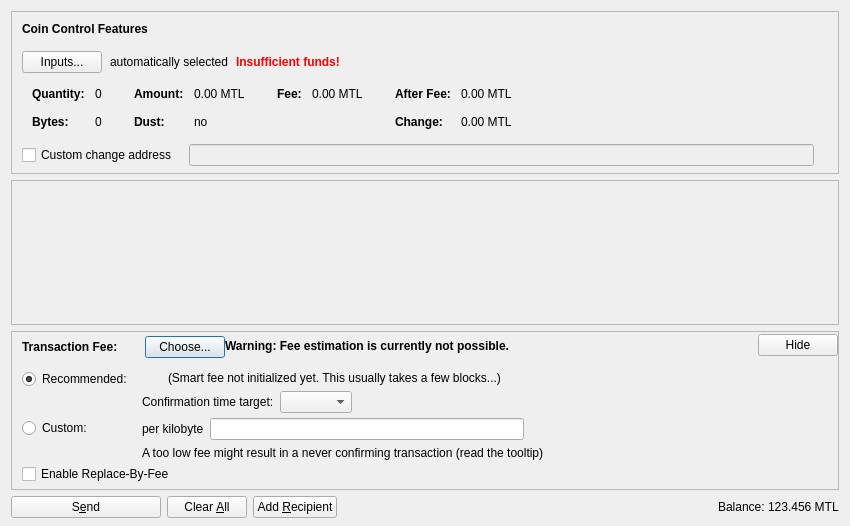
<?xml version="1.0" encoding="UTF-8"?>
<ui version="4.0">
 <class>SendCoinsDialog</class>
 <widget class="QDialog" name="SendCoinsDialog">
  <property name="geometry">
   <rect>
    <x>0</x>
    <y>0</y>
    <width>850</width>
    <height>526</height>
   </rect>
  </property>
  <property name="windowTitle">
   <string>Send Coins</string>
  </property>
  <layout class="QVBoxLayout" name="verticalLayout" stretch="0,1,0,0">
   <property name="bottomMargin">
    <number>8</number>
   </property>
   <item>
    <widget class="QFrame" name="frameCoinControl">
     <property name="sizePolicy">
      <sizepolicy hsizetype="Expanding" vsizetype="Expanding">
       <horstretch>0</horstretch>
       <verstretch>0</verstretch>
      </sizepolicy>
     </property>
     <property name="maximumSize">
      <size>
       <width>16777215</width>
       <height>16777215</height>
      </size>
     </property>
     <property name="frameShape">
      <enum>QFrame::StyledPanel</enum>
     </property>
     <property name="frameShadow">
      <enum>QFrame::Sunken</enum>
     </property>
     <layout class="QVBoxLayout" name="verticalLayoutCoinControl2">
      <property name="spacing">
       <number>0</number>
      </property>
      <property name="leftMargin">
       <number>0</number>
      </property>
      <property name="topMargin">
       <number>0</number>
      </property>
      <property name="rightMargin">
       <number>0</number>
      </property>
      <property name="bottomMargin">
       <number>6</number>
      </property>
      <item>
       <layout class="QVBoxLayout" name="verticalLayoutCoinControl" stretch="0,0,0,0,1">
        <property name="spacing">
         <number>0</number>
        </property>
        <property name="leftMargin">
         <number>10</number>
        </property>
        <property name="topMargin">
         <number>10</number>
        </property>
        <item>
         <layout class="QHBoxLayout" name="horizontalLayoutCoinControl1">
          <property name="bottomMargin">
           <number>15</number>
          </property>
          <item>
           <widget class="QLabel" name="labelCoinControlFeatures">
            <property name="sizePolicy">
             <sizepolicy hsizetype="Preferred" vsizetype="Maximum">
              <horstretch>0</horstretch>
              <verstretch>0</verstretch>
             </sizepolicy>
            </property>
            <property name="font">
             <font>
              <weight>75</weight>
              <bold>true</bold>
             </font>
            </property>
            <property name="styleSheet">
             <string notr="true">font-weight:bold;</string>
            </property>
            <property name="text">
             <string>Coin Control Features</string>
            </property>
           </widget>
          </item>
         </layout>
        </item>
        <item>
         <layout class="QHBoxLayout" name="horizontalLayoutCoinControl2" stretch="0,0,0,0">
          <property name="spacing">
           <number>8</number>
          </property>
          <property name="bottomMargin">
           <number>10</number>
          </property>
          <item>
           <widget class="QPushButton" name="pushButtonCoinControl">
            <property name="styleSheet">
             <string notr="true"/>
            </property>
            <property name="text">
             <string>Inputs...</string>
            </property>
            <property name="autoDefault">
             <bool>false</bool>
            </property>
           </widget>
          </item>
          <item>
           <widget class="QLabel" name="labelCoinControlAutomaticallySelected">
            <property name="text">
             <string>automatically selected</string>
            </property>
            <property name="margin">
             <number>5</number>
            </property>
           </widget>
          </item>
          <item>
           <widget class="QLabel" name="labelCoinControlInsuffFunds">
            <property name="font">
             <font>
              <weight>75</weight>
              <bold>true</bold>
             </font>
            </property>
            <property name="styleSheet">
             <string notr="true">color:red;font-weight:bold;</string>
            </property>
            <property name="text">
             <string>Insufficient funds!</string>
            </property>
            <property name="margin">
             <number>5</number>
            </property>
           </widget>
          </item>
          <item>
           <spacer name="horizontalSpacerCoinControl">
            <property name="orientation">
             <enum>Qt::Horizontal</enum>
            </property>
            <property name="sizeHint" stdset="0">
             <size>
              <width>40</width>
              <height>1</height>
             </size>
            </property>
           </spacer>
          </item>
         </layout>
        </item>
        <item>
         <widget class="QWidget" name="widgetCoinControl" native="true">
          <property name="sizePolicy">
           <sizepolicy hsizetype="Preferred" vsizetype="Preferred">
            <horstretch>0</horstretch>
            <verstretch>0</verstretch>
           </sizepolicy>
          </property>
          <property name="minimumSize">
           <size>
            <width>0</width>
            <height>0</height>
           </size>
          </property>
          <property name="styleSheet">
           <string notr="true"/>
          </property>
          <layout class="QHBoxLayout" name="horizontalLayoutCoinControl5">
           <property name="leftMargin">
            <number>0</number>
           </property>
           <property name="topMargin">
            <number>0</number>
           </property>
           <property name="rightMargin">
            <number>0</number>
           </property>
           <property name="bottomMargin">
            <number>0</number>
           </property>
           <item>
            <layout class="QHBoxLayout" name="horizontalLayoutCoinControl3" stretch="0,0,0,1">
             <property name="spacing">
              <number>20</number>
             </property>
             <property name="topMargin">
              <number>0</number>
             </property>
             <property name="bottomMargin">
              <number>10</number>
             </property>
             <item>
              <layout class="QFormLayout" name="formLayoutCoinControl1">
               <property name="horizontalSpacing">
                <number>10</number>
               </property>
               <property name="verticalSpacing">
                <number>14</number>
               </property>
               <property name="leftMargin">
                <number>10</number>
               </property>
               <property name="topMargin">
                <number>4</number>
               </property>
               <property name="rightMargin">
                <number>6</number>
               </property>
               <item row="0" column="0">
                <widget class="QLabel" name="labelCoinControlQuantityText">
                 <property name="font">
                  <font>
                   <weight>75</weight>
                   <bold>true</bold>
                  </font>
                 </property>
                 <property name="text">
                  <string>Quantity:</string>
                 </property>
                 <property name="margin">
                  <number>0</number>
                 </property>
                </widget>
               </item>
               <item row="0" column="1">
                <widget class="QLabel" name="labelCoinControlQuantity">
                 <property name="cursor">
                  <cursorShape>IBeamCursor</cursorShape>
                 </property>
                 <property name="contextMenuPolicy">
                  <enum>Qt::ActionsContextMenu</enum>
                 </property>
                 <property name="text">
                  <string notr="true">0</string>
                 </property>
                 <property name="margin">
                  <number>0</number>
                 </property>
                 <property name="textInteractionFlags">
                  <set>Qt::LinksAccessibleByMouse|Qt::TextSelectableByKeyboard|Qt::TextSelectableByMouse</set>
                 </property>
                </widget>
               </item>
               <item row="1" column="0">
                <widget class="QLabel" name="labelCoinControlBytesText">
                 <property name="font">
                  <font>
                   <weight>75</weight>
                   <bold>true</bold>
                  </font>
                 </property>
                 <property name="text">
                  <string>Bytes:</string>
                 </property>
                </widget>
               </item>
               <item row="1" column="1">
                <widget class="QLabel" name="labelCoinControlBytes">
                 <property name="cursor">
                  <cursorShape>IBeamCursor</cursorShape>
                 </property>
                 <property name="contextMenuPolicy">
                  <enum>Qt::ActionsContextMenu</enum>
                 </property>
                 <property name="text">
                  <string notr="true">0</string>
                 </property>
                 <property name="textInteractionFlags">
                  <set>Qt::LinksAccessibleByMouse|Qt::TextSelectableByKeyboard|Qt::TextSelectableByMouse</set>
                 </property>
                </widget>
               </item>
              </layout>
             </item>
             <item>
              <layout class="QFormLayout" name="formLayoutCoinControl2">
               <property name="horizontalSpacing">
                <number>10</number>
               </property>
               <property name="verticalSpacing">
                <number>14</number>
               </property>
               <property name="leftMargin">
                <number>6</number>
               </property>
               <property name="topMargin">
                <number>4</number>
               </property>
               <property name="rightMargin">
                <number>6</number>
               </property>
               <item row="0" column="0">
                <widget class="QLabel" name="labelCoinControlAmountText">
                 <property name="font">
                  <font>
                   <weight>75</weight>
                   <bold>true</bold>
                  </font>
                 </property>
                 <property name="text">
                  <string>Amount:</string>
                 </property>
                 <property name="margin">
                  <number>0</number>
                 </property>
                </widget>
               </item>
               <item row="0" column="1">
                <widget class="QLabel" name="labelCoinControlAmount">
                 <property name="cursor">
                  <cursorShape>IBeamCursor</cursorShape>
                 </property>
                 <property name="contextMenuPolicy">
                  <enum>Qt::ActionsContextMenu</enum>
                 </property>
                 <property name="text">
                  <string notr="true">0.00 MTL</string>
                 </property>
                 <property name="textInteractionFlags">
                  <set>Qt::LinksAccessibleByMouse|Qt::TextSelectableByKeyboard|Qt::TextSelectableByMouse</set>
                 </property>
                </widget>
               </item>
               <item row="1" column="0">
                <widget class="QLabel" name="labelCoinControlLowOutputText">
                 <property name="font">
                  <font>
                   <weight>75</weight>
                   <bold>true</bold>
                  </font>
                 </property>
                 <property name="text">
                  <string>Dust:</string>
                 </property>
                </widget>
               </item>
               <item row="1" column="1">
                <widget class="QLabel" name="labelCoinControlLowOutput">
                 <property name="cursor">
                  <cursorShape>IBeamCursor</cursorShape>
                 </property>
                 <property name="contextMenuPolicy">
                  <enum>Qt::ActionsContextMenu</enum>
                 </property>
                 <property name="text">
                  <string notr="true">no</string>
                 </property>
                 <property name="textInteractionFlags">
                  <set>Qt::LinksAccessibleByMouse|Qt::TextSelectableByKeyboard|Qt::TextSelectableByMouse</set>
                 </property>
                </widget>
               </item>
              </layout>
             </item>
             <item>
              <layout class="QFormLayout" name="formLayoutCoinControl3">
               <property name="horizontalSpacing">
                <number>10</number>
               </property>
               <property name="verticalSpacing">
                <number>14</number>
               </property>
               <property name="leftMargin">
                <number>6</number>
               </property>
               <property name="topMargin">
                <number>4</number>
               </property>
               <property name="rightMargin">
                <number>6</number>
               </property>
               <item row="0" column="0">
                <widget class="QLabel" name="labelCoinControlFeeText">
                 <property name="font">
                  <font>
                   <weight>75</weight>
                   <bold>true</bold>
                  </font>
                 </property>
                 <property name="text">
                  <string>Fee:</string>
                 </property>
                 <property name="margin">
                  <number>0</number>
                 </property>
                </widget>
               </item>
               <item row="0" column="1">
                <widget class="QLabel" name="labelCoinControlFee">
                 <property name="cursor">
                  <cursorShape>IBeamCursor</cursorShape>
                 </property>
                 <property name="contextMenuPolicy">
                  <enum>Qt::ActionsContextMenu</enum>
                 </property>
                 <property name="text">
                  <string notr="true">0.00 MTL</string>
                 </property>
                 <property name="textInteractionFlags">
                  <set>Qt::LinksAccessibleByMouse|Qt::TextSelectableByKeyboard|Qt::TextSelectableByMouse</set>
                 </property>
                </widget>
               </item>
              </layout>
             </item>
             <item>
              <layout class="QFormLayout" name="formLayoutCoinControl4">
               <property name="horizontalSpacing">
                <number>10</number>
               </property>
               <property name="verticalSpacing">
                <number>14</number>
               </property>
               <property name="leftMargin">
                <number>6</number>
               </property>
               <property name="topMargin">
                <number>4</number>
               </property>
               <property name="rightMargin">
                <number>6</number>
               </property>
               <item row="0" column="0">
                <widget class="QLabel" name="labelCoinControlAfterFeeText">
                 <property name="font">
                  <font>
                   <weight>75</weight>
                   <bold>true</bold>
                  </font>
                 </property>
                 <property name="text">
                  <string>After Fee:</string>
                 </property>
                 <property name="margin">
                  <number>0</number>
                 </property>
                </widget>
               </item>
               <item row="0" column="1">
                <widget class="QLabel" name="labelCoinControlAfterFee">
                 <property name="cursor">
                  <cursorShape>IBeamCursor</cursorShape>
                 </property>
                 <property name="contextMenuPolicy">
                  <enum>Qt::ActionsContextMenu</enum>
                 </property>
                 <property name="text">
                  <string notr="true">0.00 MTL</string>
                 </property>
                 <property name="textInteractionFlags">
                  <set>Qt::LinksAccessibleByMouse|Qt::TextSelectableByKeyboard|Qt::TextSelectableByMouse</set>
                 </property>
                </widget>
               </item>
               <item row="1" column="0">
                <widget class="QLabel" name="labelCoinControlChangeText">
                 <property name="font">
                  <font>
                   <weight>75</weight>
                   <bold>true</bold>
                  </font>
                 </property>
                 <property name="text">
                  <string>Change:</string>
                 </property>
                </widget>
               </item>
               <item row="1" column="1">
                <widget class="QLabel" name="labelCoinControlChange">
                 <property name="cursor">
                  <cursorShape>IBeamCursor</cursorShape>
                 </property>
                 <property name="contextMenuPolicy">
                  <enum>Qt::ActionsContextMenu</enum>
                 </property>
                 <property name="text">
                  <string notr="true">0.00 MTL</string>
                 </property>
                 <property name="textInteractionFlags">
                  <set>Qt::LinksAccessibleByMouse|Qt::TextSelectableByKeyboard|Qt::TextSelectableByMouse</set>
                 </property>
                </widget>
               </item>
              </layout>
             </item>
            </layout>
           </item>
          </layout>
         </widget>
        </item>
        <item>
         <layout class="QHBoxLayout" name="horizontalLayoutCoinControl4" stretch="0,0,0">
          <property name="spacing">
           <number>12</number>
          </property>
          <property name="sizeConstraint">
           <enum>QLayout::SetDefaultConstraint</enum>
          </property>
          <property name="topMargin">
           <number>5</number>
          </property>
          <property name="rightMargin">
           <number>5</number>
          </property>
          <item>
           <widget class="QCheckBox" name="checkBoxCoinControlChange">
            <property name="toolTip">
             <string>If this is activated, but the change address is empty or invalid, change will be sent to a newly generated address.</string>
            </property>
            <property name="text">
             <string>Custom change address</string>
            </property>
           </widget>
          </item>
          <item>
           <widget class="QValidatedLineEdit" name="lineEditCoinControlChange">
            <property name="enabled">
             <bool>false</bool>
            </property>
            <property name="sizePolicy">
             <sizepolicy hsizetype="Expanding" vsizetype="Fixed">
              <horstretch>0</horstretch>
              <verstretch>0</verstretch>
             </sizepolicy>
            </property>
           </widget>
          </item>
          <item>
           <widget class="QLabel" name="labelCoinControlChangeLabel">
            <property name="sizePolicy">
             <sizepolicy hsizetype="Preferred" vsizetype="Expanding">
              <horstretch>0</horstretch>
              <verstretch>0</verstretch>
             </sizepolicy>
            </property>
            <property name="minimumSize">
             <size>
              <width>0</width>
              <height>0</height>
             </size>
            </property>
            <property name="text">
             <string/>
            </property>
            <property name="margin">
             <number>3</number>
            </property>
           </widget>
          </item>
         </layout>
        </item>
        <item>
         <spacer name="verticalSpacerCoinControl">
          <property name="orientation">
           <enum>Qt::Vertical</enum>
          </property>
          <property name="sizeHint" stdset="0">
           <size>
            <width>800</width>
            <height>1</height>
           </size>
          </property>
         </spacer>
        </item>
       </layout>
      </item>
     </layout>
    </widget>
   </item>
   <item>
    <widget class="QScrollArea" name="scrollArea">
     <property name="widgetResizable">
      <bool>true</bool>
     </property>
     <widget class="QWidget" name="scrollAreaWidgetContents">
      <property name="geometry">
       <rect>
        <x>0</x>
        <y>0</y>
        <width>830</width>
        <height>104</height>
       </rect>
      </property>
      <layout class="QVBoxLayout" name="verticalLayout_2" stretch="0,1">
       <property name="leftMargin">
        <number>0</number>
       </property>
       <property name="topMargin">
        <number>0</number>
       </property>
       <property name="rightMargin">
        <number>0</number>
       </property>
       <property name="bottomMargin">
        <number>0</number>
       </property>
       <item>
        <layout class="QVBoxLayout" name="entries">
         <property name="spacing">
          <number>6</number>
         </property>
        </layout>
       </item>
       <item>
        <spacer name="verticalSpacer">
         <property name="orientation">
          <enum>Qt::Vertical</enum>
         </property>
         <property name="sizeHint" stdset="0">
          <size>
           <width>20</width>
           <height>40</height>
          </size>
         </property>
        </spacer>
       </item>
      </layout>
     </widget>
    </widget>
   </item>
   <item>
    <widget class="QFrame" name="frameFee">
     <property name="sizePolicy">
      <sizepolicy hsizetype="Expanding" vsizetype="Expanding">
       <horstretch>0</horstretch>
       <verstretch>0</verstretch>
      </sizepolicy>
     </property>
     <property name="maximumSize">
      <size>
       <width>16777215</width>
       <height>16777215</height>
      </size>
     </property>
     <property name="frameShape">
      <enum>QFrame::StyledPanel</enum>
     </property>
     <property name="frameShadow">
      <enum>QFrame::Sunken</enum>
     </property>
     <layout class="QVBoxLayout" name="verticalLayoutFee1">
      <property name="spacing">
       <number>0</number>
      </property>
      <property name="leftMargin">
       <number>0</number>
      </property>
      <property name="topMargin">
       <number>0</number>
      </property>
      <property name="rightMargin">
       <number>0</number>
      </property>
      <property name="bottomMargin">
       <number>0</number>
      </property>
      <item>
       <layout class="QVBoxLayout" name="verticalLayoutFee2" stretch="0,0,0">
        <property name="spacing">
         <number>0</number>
        </property>
        <property name="leftMargin">
         <number>10</number>
        </property>
        <property name="topMargin">
         <number>0</number>
        </property>
        <item>
         <layout class="QHBoxLayout" name="horizontalLayoutFee1">
          <property name="bottomMargin">
           <number>0</number>
          </property>
          <item>
           <layout class="QVBoxLayout" name="verticalLayoutFee7">
            <property name="spacing">
             <number>0</number>
            </property>
            <item>
             <spacer name="verticalSpacerSmartFee">
              <property name="orientation">
               <enum>Qt::Vertical</enum>
              </property>
              <property name="sizeType">
               <enum>QSizePolicy::Fixed</enum>
              </property>
              <property name="sizeHint" stdset="0">
               <size>
                <width>1</width>
                <height>4</height>
               </size>
              </property>
             </spacer>
            </item>
            <item>
             <layout class="QHBoxLayout" name="horizontalLayoutSmartFee">
              <property name="spacing">
               <number>10</number>
              </property>
              <item>
               <widget class="QLabel" name="labelFeeHeadline">
                <property name="sizePolicy">
                 <sizepolicy hsizetype="Preferred" vsizetype="Maximum">
                  <horstretch>0</horstretch>
                  <verstretch>0</verstretch>
                 </sizepolicy>
                </property>
                <property name="font">
                 <font>
                  <weight>75</weight>
                  <bold>true</bold>
                 </font>
                </property>
                <property name="styleSheet">
                 <string notr="true">font-weight:bold;</string>
                </property>
                <property name="text">
                 <string>Transaction Fee:</string>
                </property>
               </widget>
              </item>
              <item>
               <widget class="QLabel" name="labelFeeMinimized">
                <property name="text">
                 <string/>
                </property>
               </widget>
              </item>
              <item>
               <widget class="QPushButton" name="buttonChooseFee">
                <property name="text">
                 <string>Choose...</string>
                </property>
               </widget>
              </item>
             </layout>
            </item>
            <item>
             <spacer name="verticalSpacer_5">
              <property name="orientation">
               <enum>Qt::Vertical</enum>
              </property>
              <property name="sizeHint" stdset="0">
               <size>
                <width>1</width>
                <height>1</height>
               </size>
              </property>
             </spacer>
            </item>
           </layout>
          </item>
          <item>
           <widget class="QLabel" name="fallbackFeeWarningLabel">
            <property name="toolTip">
             <string>Using the fallbackfee can result in sending a transaction that will take several hours or days (or never) to confirm. Consider choosing your fee manually or wait until you have validated the complete chain.</string>
            </property>
            <property name="font">
            <font>
                <weight>75</weight>
                <bold>true</bold>
            </font>
            </property>
            <property name="text">
             <string>Warning: Fee estimation is currently not possible.</string>
            </property>
            <property name="wordWrap">
             <bool>false</bool>
            </property>
           </widget>
          </item>
          <item>
           <spacer name="horizontalSpacer_4">
            <property name="orientation">
             <enum>Qt::Horizontal</enum>
            </property>
            <property name="sizeType">
             <enum>QSizePolicy::MinimumExpanding</enum>
            </property>
            <property name="sizeHint" stdset="0">
             <size>
              <width>40</width>
              <height>20</height>
             </size>
            </property>
           </spacer>
          </item>
          <item>
           <widget class="QPushButton" name="buttonMinimizeFee">
            <property name="toolTip">
             <string>Hide transaction fee settings</string>
            </property>
            <property name="text">
             <string>Hide</string>
            </property>
           </widget>
          </item>
         </layout>
        </item>
        <item>
         <widget class="QFrame" name="frameFeeSelection">
          <layout class="QVBoxLayout" name="verticalLayoutFee12">
           <property name="spacing">
            <number>0</number>
           </property>
           <property name="leftMargin">
            <number>0</number>
           </property>
           <property name="topMargin">
            <number>0</number>
           </property>
           <property name="rightMargin">
            <number>0</number>
           </property>
           <property name="bottomMargin">
            <number>0</number>
           </property>
           <item>
            <layout class="QGridLayout" name="gridLayoutFee">
             <property name="topMargin">
              <number>10</number>
             </property>
             <property name="bottomMargin">
              <number>4</number>
             </property>
             <property name="horizontalSpacing">
              <number>10</number>
             </property>
             <property name="verticalSpacing">
              <number>4</number>
             </property>
             <item row="1" column="1">
              <layout class="QVBoxLayout" name="verticalLayoutFee8">
               <property name="spacing">
                <number>6</number>
               </property>
               <item>
                <layout class="QHBoxLayout" name="horizontalLayoutFee13">
                 <item>
                  <widget class="QLabel" name="labelCustomPerKilobyte">
                   <property name="toolTip">
                    <string>Specify a custom fee per kB (1,000 bytes) of the transaction's virtual size.

Note:  Since the fee is calculated on a per-byte basis, a fee of "100 satoshis per kB" for a transaction size of 500 bytes (half of 1 kB) would ultimately yield a fee of only 50 satoshis.</string>
                   </property>
                   <property name="text">
                    <string>per kilobyte</string>
                   </property>
                  </widget>
                 </item>
                 <item>
                  <widget class="MatildaAmountField" name="customFee"/>
                 </item>
                 <item>
                  <spacer name="horizontalSpacer_6">
                   <property name="orientation">
                    <enum>Qt::Horizontal</enum>
                   </property>
                   <property name="sizeHint" stdset="0">
                    <size>
                     <width>1</width>
                     <height>1</height>
                    </size>
                   </property>
                  </spacer>
                 </item>
                </layout>
               </item>
               <item>
                <layout class="QHBoxLayout" name="horizontalLayoutFee8">
                 <item>
                  <widget class="QLabel" name="labelCustomFeeWarning">
                   <property name="enabled">
                    <bool>true</bool>
                   </property>
                   <property name="toolTip">
                    <string>When there is less transaction volume than space in the blocks, miners as well as relaying nodes may enforce a minimum fee. Paying only this minimum fee is just fine, but be aware that this can result in a never confirming transaction once there is more demand for matilda transactions than the network can process.</string>
                   </property>
                   <property name="text">
                    <string>A too low fee might result in a never confirming transaction (read the tooltip)</string>
                   </property>
                  </widget>
                 </item>
                 <item>
                  <spacer name="horizontalSpacer_2">
                   <property name="orientation">
                    <enum>Qt::Horizontal</enum>
                   </property>
                   <property name="sizeHint" stdset="0">
                    <size>
                     <width>1</width>
                     <height>1</height>
                    </size>
                   </property>
                  </spacer>
                 </item>
                </layout>
               </item>
              </layout>
             </item>
             <item row="0" column="0">
              <layout class="QVBoxLayout" name="verticalLayoutFee4" stretch="0,1">
               <item>
                <widget class="QRadioButton" name="radioSmartFee">
                 <property name="text">
                  <string>Recommended:</string>
                 </property>
                 <property name="checked">
                  <bool>true</bool>
                 </property>
                 <attribute name="buttonGroup">
                  <string notr="true">groupFee</string>
                 </attribute>
                </widget>
               </item>
               <item>
                <spacer name="verticalSpacer_2">
                 <property name="orientation">
                  <enum>Qt::Vertical</enum>
                 </property>
                 <property name="sizeHint" stdset="0">
                  <size>
                   <width>1</width>
                   <height>1</height>
                  </size>
                 </property>
                </spacer>
               </item>
              </layout>
             </item>
             <item row="1" column="0">
              <layout class="QVBoxLayout" name="verticalLayoutFee9" stretch="0,1">
               <item>
                <widget class="QRadioButton" name="radioCustomFee">
                 <property name="text">
                  <string>Custom:</string>
                 </property>
                 <attribute name="buttonGroup">
                  <string notr="true">groupFee</string>
                 </attribute>
                </widget>
               </item>
               <item>
                <spacer name="verticalSpacer_6">
                 <property name="orientation">
                  <enum>Qt::Vertical</enum>
                 </property>
                 <property name="sizeHint" stdset="0">
                  <size>
                   <width>1</width>
                   <height>1</height>
                  </size>
                 </property>
                </spacer>
               </item>
              </layout>
             </item>
             <item row="0" column="1">
              <layout class="QVBoxLayout" name="verticalLayoutFee3" stretch="0,0,1">
               <property name="spacing">
                <number>6</number>
               </property>
               <property name="topMargin">
                <number>2</number>
               </property>
               <item>
                <layout class="QHBoxLayout" name="horizontalLayoutFee12">
                 <item>
                  <widget class="QLabel" name="labelSmartFee">
                   <property name="text">
                    <string/>
                   </property>
                  </widget>
                 </item>
                 <item>
                  <widget class="QLabel" name="labelFeeEstimation">
                   <property name="text">
                    <string/>
                   </property>
                  </widget>
                 </item>
                 <item>
                  <widget class="QLabel" name="labelSmartFee2">
                   <property name="text">
                    <string>(Smart fee not initialized yet. This usually takes a few blocks...)</string>
                   </property>
                  </widget>
                 </item>
                 <item>
                  <spacer name="horizontalSpacer_5">
                   <property name="orientation">
                    <enum>Qt::Horizontal</enum>
                   </property>
                   <property name="sizeHint" stdset="0">
                    <size>
                     <width>1</width>
                     <height>1</height>
                    </size>
                   </property>
                  </spacer>
                 </item>
                </layout>
               </item>
               <item>
                <layout class="QHBoxLayout" name="horizontalLayoutFee9">
                 <item>
                  <layout class="QVBoxLayout" name="verticalLayoutFee6">
                   <item>
                    <widget class="QLabel" name="labelSmartFee3">
                     <property name="text">
                      <string>Confirmation time target:</string>
                     </property>
                    </widget>
                   </item>
                  </layout>
                 </item>
                 <item>
                  <layout class="QVBoxLayout" name="verticalLayoutFee5">
                   <property name="rightMargin">
                    <number>30</number>
                   </property>
                   <item>
                    <layout class="QHBoxLayout" name="horizontalLayoutConfTarget">
                     <property name="bottomMargin">
                      <number>0</number>
                     </property>
                     <item>
                      <widget class="QComboBox" name="confTargetSelector"/>
                     </item>
                     <item>
                      <spacer name="horizontalSpacerConfTarget">
                       <property name="orientation">
                        <enum>Qt::Horizontal</enum>
                       </property>
                       <property name="sizeHint" stdset="0">
                        <size>
                         <width>40</width>
                         <height>20</height>
                        </size>
                       </property>
                      </spacer>
                     </item>
                    </layout>
                   </item>
                  </layout>
                 </item>
                </layout>
               </item>
               <item>
                <spacer name="verticalSpacer_4">
                 <property name="orientation">
                  <enum>Qt::Vertical</enum>
                 </property>
                 <property name="sizeHint" stdset="0">
                  <size>
                   <width>1</width>
                   <height>1</height>
                  </size>
                 </property>
                </spacer>
               </item>
              </layout>
             </item>
            </layout>
           </item>
           <item>
            <widget class="QCheckBox" name="optInRBF">
             <property name="text">
              <string>Enable Replace-By-Fee</string>
             </property>
             <property name="toolTip">
              <string>With Replace-By-Fee (BIP-125) you can increase a transaction's fee after it is sent. Without this, a higher fee may be recommended to compensate for increased transaction delay risk.</string>
             </property>
            </widget>
           </item>
          </layout>
         </widget>
        </item>
        <item>
         <spacer name="verticalSpacerFee">
          <property name="orientation">
           <enum>Qt::Vertical</enum>
          </property>
          <property name="sizeHint" stdset="0">
           <size>
            <width>40</width>
            <height>5</height>
           </size>
          </property>
         </spacer>
        </item>
       </layout>
      </item>
     </layout>
    </widget>
   </item>
   <item>
    <layout class="QHBoxLayout" name="horizontalLayout">
     <item>
      <widget class="QPushButton" name="sendButton">
       <property name="minimumSize">
        <size>
         <width>150</width>
         <height>0</height>
        </size>
       </property>
       <property name="toolTip">
        <string>Confirm the send action</string>
       </property>
       <property name="text">
        <string>S&amp;end</string>
       </property>
       <property name="icon">
        <iconset resource="../matilda.qrc">
         <normaloff>:/icons/send</normaloff>:/icons/send</iconset>
       </property>
       <property name="autoDefault">
        <bool>false</bool>
       </property>
       <property name="default">
        <bool>false</bool>
       </property>
      </widget>
     </item>
     <item>
      <widget class="QPushButton" name="clearButton">
       <property name="sizePolicy">
        <sizepolicy hsizetype="Minimum" vsizetype="Fixed">
         <horstretch>0</horstretch>
         <verstretch>0</verstretch>
        </sizepolicy>
       </property>
       <property name="toolTip">
        <string>Clear all fields of the form.</string>
       </property>
       <property name="text">
        <string>Clear &amp;All</string>
       </property>
       <property name="icon">
        <iconset resource="../matilda.qrc">
         <normaloff>:/icons/remove</normaloff>:/icons/remove</iconset>
       </property>
       <property name="autoDefault">
        <bool>false</bool>
       </property>
      </widget>
     </item>
     <item>
      <widget class="QPushButton" name="addButton">
       <property name="toolTip">
        <string>Send to multiple recipients at once</string>
       </property>
       <property name="text">
        <string>Add &amp;Recipient</string>
       </property>
       <property name="icon">
        <iconset resource="../matilda.qrc">
         <normaloff>:/icons/add</normaloff>:/icons/add</iconset>
       </property>
       <property name="autoDefault">
        <bool>false</bool>
       </property>
      </widget>
     </item>
     <item>
      <spacer name="horizontalSpacer">
       <property name="orientation">
        <enum>Qt::Horizontal</enum>
       </property>
       <property name="sizeHint" stdset="0">
        <size>
         <width>40</width>
         <height>20</height>
        </size>
       </property>
      </spacer>
     </item>
     <item>
      <layout class="QHBoxLayout" name="horizontalLayout_2">
       <property name="spacing">
        <number>3</number>
       </property>
       <item>
        <widget class="QLabel" name="labelBalanceName">
         <property name="sizePolicy">
          <sizepolicy hsizetype="Preferred" vsizetype="Fixed">
           <horstretch>0</horstretch>
           <verstretch>0</verstretch>
          </sizepolicy>
         </property>
         <property name="text">
          <string>Balance:</string>
         </property>
        </widget>
       </item>
       <item>
        <widget class="QLabel" name="labelBalance">
         <property name="sizePolicy">
          <sizepolicy hsizetype="Preferred" vsizetype="Fixed">
           <horstretch>0</horstretch>
           <verstretch>0</verstretch>
          </sizepolicy>
         </property>
         <property name="cursor">
          <cursorShape>IBeamCursor</cursorShape>
         </property>
         <property name="text">
          <string notr="true">123.456 MTL</string>
         </property>
         <property name="textInteractionFlags">
          <set>Qt::LinksAccessibleByMouse|Qt::TextSelectableByKeyboard|Qt::TextSelectableByMouse</set>
         </property>
        </widget>
       </item>
      </layout>
     </item>
    </layout>
   </item>
  </layout>
 </widget>
 <customwidgets>
  <customwidget>
   <class>QValidatedLineEdit</class>
   <extends>QLineEdit</extends>
   <header>qt/qvalidatedlineedit.h</header>
  </customwidget>
  <customwidget>
   <class>MatildaAmountField</class>
   <extends>QLineEdit</extends>
   <header>qt/matildaamountfield.h</header>
   <container>1</container>
  </customwidget>
 </customwidgets>
 <resources>
  <include location="../matilda.qrc"/>
 </resources>
 <connections/>
 <buttongroups>
  <buttongroup name="groupFee"/>
 </buttongroups>
</ui>
